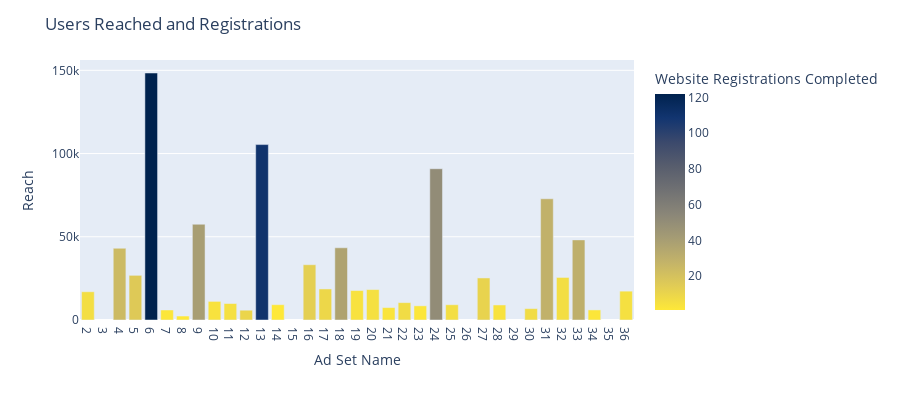

Notebook code cell kept with this figure:
### Code cell
import numpy as np
import plotly.express as px

fig = px.bar(grouped,  y='Reach', x='Ad Set Name',
             hover_data=['Impressions', 'Frequency'], color='Website Registrations Completed',
             height=400, width=900, color_continuous_scale=px.colors.sequential.Cividis_r,
            )
fig.update_xaxes(nticks=36)
fig.update_layout(uniformtext_minsize=12, title_text='Users Reached and Registrations')

fig.show()

### Figure 1 — Plotly figure (JSON) as saved in the notebook; plotly's stock layout.template omitted (floating-point values rounded to 4 significant figures)
{"data": [{"alignmentgroup": "True", "customdata": [[20831, 7.382], [55490, 7.831], [30412, 7.865], [207604, 9.187], [6148, 6.401], [2391, 6.014], [63425, 7.058], [11317, 6.154], [9951, 13.03], [5985, 6.191], [130882, 7.426], [9271, 7.521], [38182, 6.828], [20160, 6.312], [51296, 8.612], [18491, 7.268], [19717, 6.762], [8889, 7.282], [12380, 7.042], [10200, 7.021], [105168, 15.0], [9276, 6.09], [25842, 6.148], [9137, 6.055], [6877, 6.125], [87015, 8.57], [27624, 6.791], [56956, 7.135], [6147, 6.524], [18765, 6.666]], "hoverlabel": {"namelength": 0}, "hovertemplate": "Ad Set Name=%{x}<br>Reach=%{y}<br>Impressions=%{customdata[0]}<br>Frequency=%{customdata[1]}<br>Website Registrations Completed=%{marker.color}", "legendgroup": "", "marker": {"color": [6, 24, 16, 122, 2, 1, 40, 4, 5, 10, 110, 1, 13, 9, 37, 4, 5, 3, 7, 2, 51, 6, 11, 4, 7, 29, 6, 30, 2, 5], "coloraxis": "coloraxis"}, "name": "", "offsetgroup": "", "orientation": "v", "showlegend": false, "textposition": "auto", "type": "bar", "x": [2, 4, 5, 6, 7, 8, 9, 10, 11, 12, 13, 14, 16, 17, 18, 19, 20, 21, 22, 23, 24, 25, 27, 28, 30, 31, 32, 33, 34, 36], "xaxis": "x", "y": [16972, 43112, 26836, 148384, 6028, 2383, 57520, 11188, 9904, 5896, 105376, 9189, 33208, 18662, 43377, 17689, 18284, 7468, 10440, 8514, 90877, 9179, 25270, 9037, 6841, 72834, 25560, 48128, 6064, 17332], "yaxis": "y"}], "layout": {"barmode": "relative", "coloraxis": {"colorbar": {"title": {"text": "Website Registrations Completed"}}, "colorscale": [[0, "#fee838"], [0.1111, "#e1cc55"], [0.2222, "#c3b369"], [0.3333, "#a59c74"], [0.4444, "#8a8678"], [0.5556, "#707173"], [0.6667, "#575d6d"], [0.7778, "#3b496c"], [0.8889, "#123570"], [1, "#00224e"]]}, "height": 400, "legend": {"tracegroupgap": 0}, "margin": {"t": 60}, "title": {"text": "Users Reached and Registrations"}, "uniformtext": {"minsize": 12}, "width": 900, "xaxis": {"anchor": "y", "domain": [0, 1], "nticks": 36, "title": {"text": "Ad Set Name"}}, "yaxis": {"anchor": "x", "domain": [0, 1], "title": {"text": "Reach"}}}}
